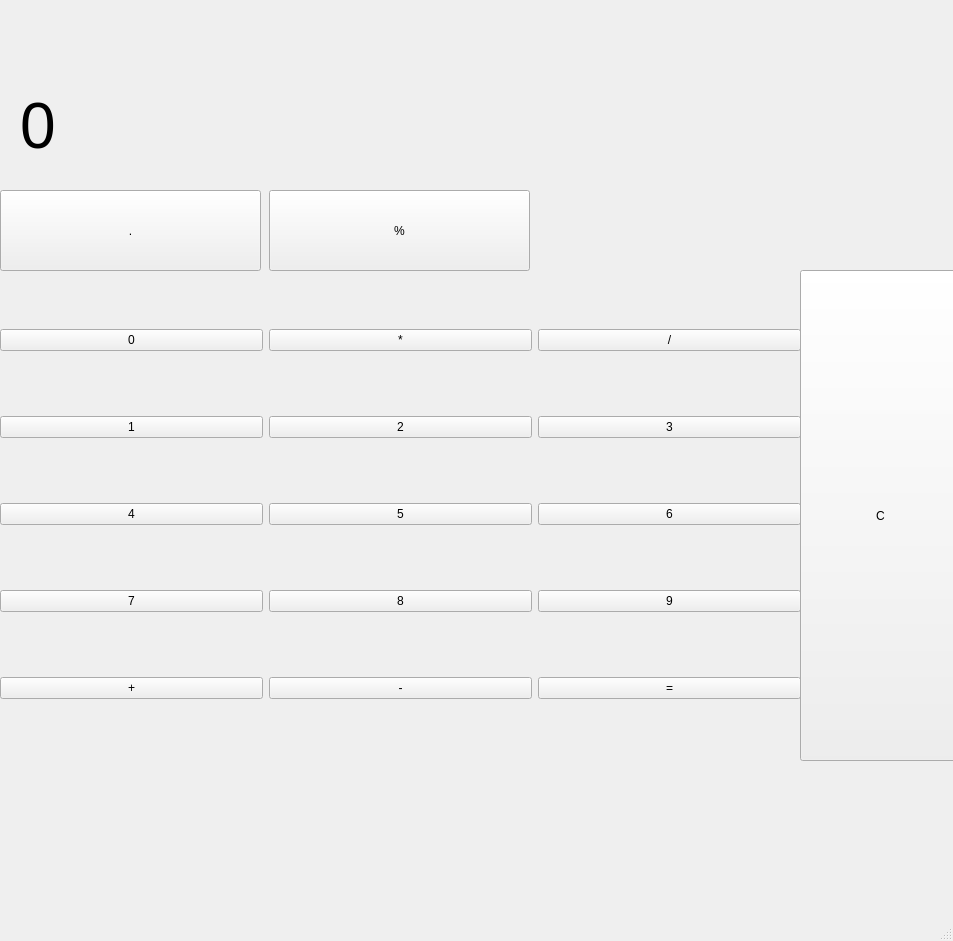
<?xml version="1.0" encoding="UTF-8"?>
<ui version="4.0">
 <class>MainWindow</class>
 <widget class="QMainWindow" name="MainWindow">
  <property name="geometry">
   <rect>
    <x>0</x>
    <y>0</y>
    <width>953</width>
    <height>941</height>
   </rect>
  </property>
  <property name="windowTitle">
   <string>MainWindow</string>
  </property>
  <property name="styleSheet">
   <string notr="true">font: 48pt &quot;Segoe UI&quot;;</string>
  </property>
  <widget class="QWidget" name="centralwidget">
   <widget class="QWidget" name="gridLayoutWidget">
    <property name="geometry">
     <rect>
      <x>0</x>
      <y>270</y>
      <width>801</width>
      <height>491</height>
     </rect>
    </property>
    <layout class="QGridLayout" name="gridLayout_2">
     <item row="1" column="2">
      <widget class="QPushButton" name="button_3">
       <property name="text">
        <string>3</string>
       </property>
      </widget>
     </item>
     <item row="3" column="2">
      <widget class="QPushButton" name="button_9">
       <property name="text">
        <string>9</string>
       </property>
      </widget>
     </item>
     <item row="3" column="1">
      <widget class="QPushButton" name="button_8">
       <property name="text">
        <string>8</string>
       </property>
      </widget>
     </item>
     <item row="1" column="1">
      <widget class="QPushButton" name="button_2">
       <property name="text">
        <string>2</string>
       </property>
      </widget>
     </item>
     <item row="3" column="0">
      <widget class="QPushButton" name="button_7">
       <property name="text">
        <string>7</string>
       </property>
      </widget>
     </item>
     <item row="2" column="2">
      <widget class="QPushButton" name="button_6">
       <property name="text">
        <string>6</string>
       </property>
      </widget>
     </item>
     <item row="2" column="1">
      <widget class="QPushButton" name="button_5">
       <property name="text">
        <string>5</string>
       </property>
      </widget>
     </item>
     <item row="2" column="0">
      <widget class="QPushButton" name="button_4">
       <property name="text">
        <string>4</string>
       </property>
      </widget>
     </item>
     <item row="4" column="2">
      <widget class="QPushButton" name="equalButton">
       <property name="text">
        <string>=</string>
       </property>
      </widget>
     </item>
     <item row="1" column="0">
      <widget class="QPushButton" name="button_1">
       <property name="enabled">
        <bool>true</bool>
       </property>
       <property name="text">
        <string>1</string>
       </property>
      </widget>
     </item>
     <item row="4" column="1">
      <widget class="QPushButton" name="button_minus">
       <property name="text">
        <string>-</string>
       </property>
      </widget>
     </item>
     <item row="4" column="0">
      <widget class="QPushButton" name="button_plus">
       <property name="text">
        <string>+</string>
       </property>
      </widget>
     </item>
     <item row="0" column="0">
      <widget class="QPushButton" name="button_0">
       <property name="text">
        <string>0</string>
       </property>
      </widget>
     </item>
     <item row="0" column="1">
      <widget class="QPushButton" name="button_mulnition">
       <property name="text">
        <string>*</string>
       </property>
      </widget>
     </item>
     <item row="0" column="2">
      <widget class="QPushButton" name="button_delenie">
       <property name="text">
        <string>/</string>
       </property>
      </widget>
     </item>
    </layout>
   </widget>
   <widget class="QLabel" name="display">
    <property name="geometry">
     <rect>
      <x>20</x>
      <y>50</y>
      <width>741</width>
      <height>151</height>
     </rect>
    </property>
    <property name="styleSheet">
     <string notr="true">font-size: 48pt;</string>
    </property>
    <property name="text">
     <string>0</string>
    </property>
   </widget>
   <widget class="QPushButton" name="button_c">
    <property name="geometry">
     <rect>
      <x>800</x>
      <y>270</y>
      <width>161</width>
      <height>491</height>
     </rect>
    </property>
    <property name="text">
     <string>С</string>
    </property>
   </widget>
   <widget class="QPushButton" name="button_point">
    <property name="geometry">
     <rect>
      <x>0</x>
      <y>190</y>
      <width>261</width>
      <height>81</height>
     </rect>
    </property>
    <property name="text">
     <string>.</string>
    </property>
   </widget>
   <widget class="QPushButton" name="button_procent">
    <property name="geometry">
     <rect>
      <x>269</x>
      <y>190</y>
      <width>261</width>
      <height>81</height>
     </rect>
    </property>
    <property name="text">
     <string>%</string>
    </property>
   </widget>
  </widget>
  <widget class="QMenuBar" name="menubar">
   <property name="geometry">
    <rect>
     <x>0</x>
     <y>0</y>
     <width>953</width>
     <height>90</height>
    </rect>
   </property>
  </widget>
  <widget class="QStatusBar" name="statusbar"/>
 </widget>
 <resources/>
 <connections/>
</ui>
